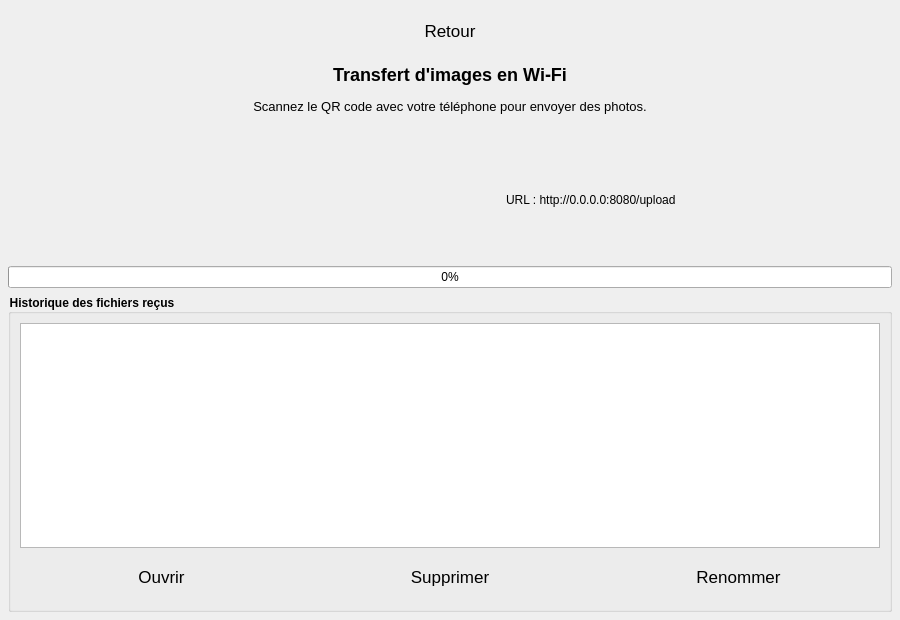
<?xml version="1.0" encoding="UTF-8"?>
<ui version="4.0">
 <class>WifiTransferWidget</class>
 <widget class="QWidget" name="WifiTransferWidget">
  <property name="geometry">
   <rect>
    <x>0</x>
    <y>0</y>
    <width>900</width>
    <height>620</height>
   </rect>
  </property>
  <property name="windowTitle">
   <string>Transfert Wi-Fi</string>
  </property>
  <property name="styleSheet">
   <string>
QPushButton{
    font-size:13pt;
    padding:6px 14px;
    min-height:34px;
    border-radius:10px;
}
QPushButton:pressed{transform:scale(0.98);}
QGroupBox{font-weight:bold;}
   </string>
  </property>
  <layout class="QVBoxLayout" name="mainLayout">
   <property name="spacing">
    <number>6</number>
   </property>
   <property name="leftMargin">
    <number>8</number>
   </property>
   <property name="topMargin">
    <number>8</number>
   </property>
   <property name="rightMargin">
    <number>8</number>
   </property>
   <property name="bottomMargin">
    <number>8</number>
   </property>
   <item>
    <widget class="QPushButton" name="backButton">
     <property name="text">
      <string>Retour</string>
     </property>
    </widget>
   </item>
   <item>
    <layout class="QHBoxLayout" name="topBar">
     <item>
      <widget class="QLabel" name="titleLabel">
       <property name="minimumSize">
        <size>
         <width>600</width>
         <height>0</height>
        </size>
       </property>
       <property name="text">
        <string>&lt;html&gt;&lt;head/&gt;&lt;body&gt;&lt;h2 style=&quot; margin-top:16px; margin-bottom:12px; margin-left:0px; margin-right:0px; -qt-block-indent:0; text-indent:0px;&quot;&gt;&lt;span style=&quot; font-size:x-large; font-weight:700;&quot;&gt;Transfert d'images en Wi‑Fi&lt;/span&gt;&lt;/h2&gt;&lt;p&gt;&lt;span style=&quot; font-size:10pt;&quot;&gt;Scannez le QR code avec votre téléphone pour envoyer des photos.&lt;/span&gt;&lt;/p&gt;&lt;/body&gt;&lt;/html&gt;</string>
       </property>
       <property name="alignment">
        <set>Qt::AlignmentFlag::AlignCenter</set>
       </property>
       <property name="wordWrap">
        <bool>true</bool>
       </property>
      </widget>
     </item>
    </layout>
   </item>
   <item>
    <widget class="QLabel" name="statusLabel">
     <property name="text">
      <string/>
     </property>
     <property name="alignment">
      <set>Qt::AlignmentFlag::AlignCenter</set>
     </property>
    </widget>
   </item>
   <item>
    <layout class="QHBoxLayout" name="qrLayout">
     <item>
      <spacer name="horizontalSpacer_2">
       <property name="orientation">
        <enum>Qt::Orientation::Horizontal</enum>
       </property>
       <property name="sizeHint" stdset="0">
        <size>
         <width>40</width>
         <height>20</height>
        </size>
       </property>
      </spacer>
     </item>
     <item>
      <widget class="QLabel" name="qrLabel">
       <property name="minimumSize">
        <size>
         <width>120</width>
         <height>120</height>
        </size>
       </property>
       <property name="maximumSize">
        <size>
         <width>180</width>
         <height>180</height>
        </size>
       </property>
       <property name="alignment">
        <set>Qt::AlignmentFlag::AlignCenter</set>
       </property>
      </widget>
     </item>
     <item>
      <spacer name="horizontalSpacer">
       <property name="orientation">
        <enum>Qt::Orientation::Horizontal</enum>
       </property>
       <property name="sizeHint" stdset="0">
        <size>
         <width>40</width>
         <height>20</height>
        </size>
       </property>
      </spacer>
     </item>
     <item>
      <widget class="QLabel" name="urlLabel">
       <property name="minimumSize">
        <size>
         <width>200</width>
         <height>0</height>
        </size>
       </property>
       <property name="text">
        <string>URL : http://0.0.0.0:8080/upload</string>
       </property>
       <property name="wordWrap">
        <bool>true</bool>
       </property>
       <property name="textInteractionFlags">
        <set>Qt::TextInteractionFlag::TextSelectableByMouse</set>
       </property>
      </widget>
     </item>
     <item>
      <spacer name="horizontalSpacer_3">
       <property name="orientation">
        <enum>Qt::Orientation::Horizontal</enum>
       </property>
       <property name="sizeHint" stdset="0">
        <size>
         <width>40</width>
         <height>20</height>
        </size>
       </property>
      </spacer>
     </item>
    </layout>
   </item>
   <item>
    <widget class="QProgressBar" name="progressBar">
     <property name="visible">
      <bool>false</bool>
     </property>
     <property name="minimum">
      <number>0</number>
     </property>
     <property name="maximum">
      <number>100</number>
     </property>
     <property name="value">
      <number>0</number>
     </property>
     <property name="textVisible">
      <bool>true</bool>
     </property>
    </widget>
   </item>
   <item>
    <widget class="QGroupBox" name="historyGroup">
     <property name="title">
      <string>Historique des fichiers reçus</string>
     </property>
     <layout class="QVBoxLayout" name="historyLayout">
      <item>
       <widget class="QListWidget" name="historyList"/>
      </item>
      <item>
       <layout class="QHBoxLayout" name="historyButtonsLayout">
        <item>
         <widget class="QPushButton" name="openSelectedButton">
          <property name="text">
           <string>Ouvrir</string>
          </property>
         </widget>
        </item>
        <item>
         <widget class="QPushButton" name="deleteSelectedButton">
          <property name="text">
           <string>Supprimer</string>
          </property>
         </widget>
        </item>
        <item>
        <widget class="QPushButton" name="renameButton">
         <property name="text">
          <string>Renommer</string>
         </property>
        </widget>
        </item>
       </layout>
      </item>
     </layout>
    </widget>
   </item>
  </layout>
 </widget>
 <resources/>
 <connections/>
</ui>
